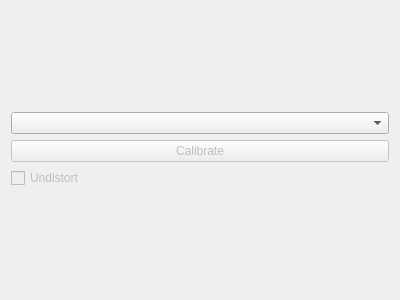
<?xml version="1.0" encoding="UTF-8"?>
<ui version="4.0">
 <class>cameraTabWidget</class>
 <widget class="QWidget" name="cameraTabWidget">
  <property name="windowModality">
   <enum>Qt::NonModal</enum>
  </property>
  <property name="geometry">
   <rect>
    <x>0</x>
    <y>0</y>
    <width>400</width>
    <height>300</height>
   </rect>
  </property>
  <property name="windowTitle">
   <string>Camera Tab</string>
  </property>
  <layout class="QGridLayout" name="mainLayout">
   <item row="0" column="0">
    <layout class="QVBoxLayout" name="rawCameraVerticalLayout" stretch="0,0,0">
     <item>
      <widget class="QComboBox" name="cameraInputsComboBox">
       <property name="currentText">
        <string/>
       </property>
       <property name="currentIndex">
        <number>-1</number>
       </property>
      </widget>
     </item>
     <item>
      <widget class="QPushButton" name="calibrateButton">
       <property name="enabled">
        <bool>false</bool>
       </property>
       <property name="text">
        <string>Calibrate</string>
       </property>
      </widget>
     </item>
     <item>
      <widget class="QCheckBox" name="undistortCheckBox">
       <property name="enabled">
        <bool>false</bool>
       </property>
       <property name="text">
        <string>Undistort</string>
       </property>
      </widget>
     </item>
    </layout>
   </item>
  </layout>
 </widget>
 <resources/>
 <connections/>
</ui>
